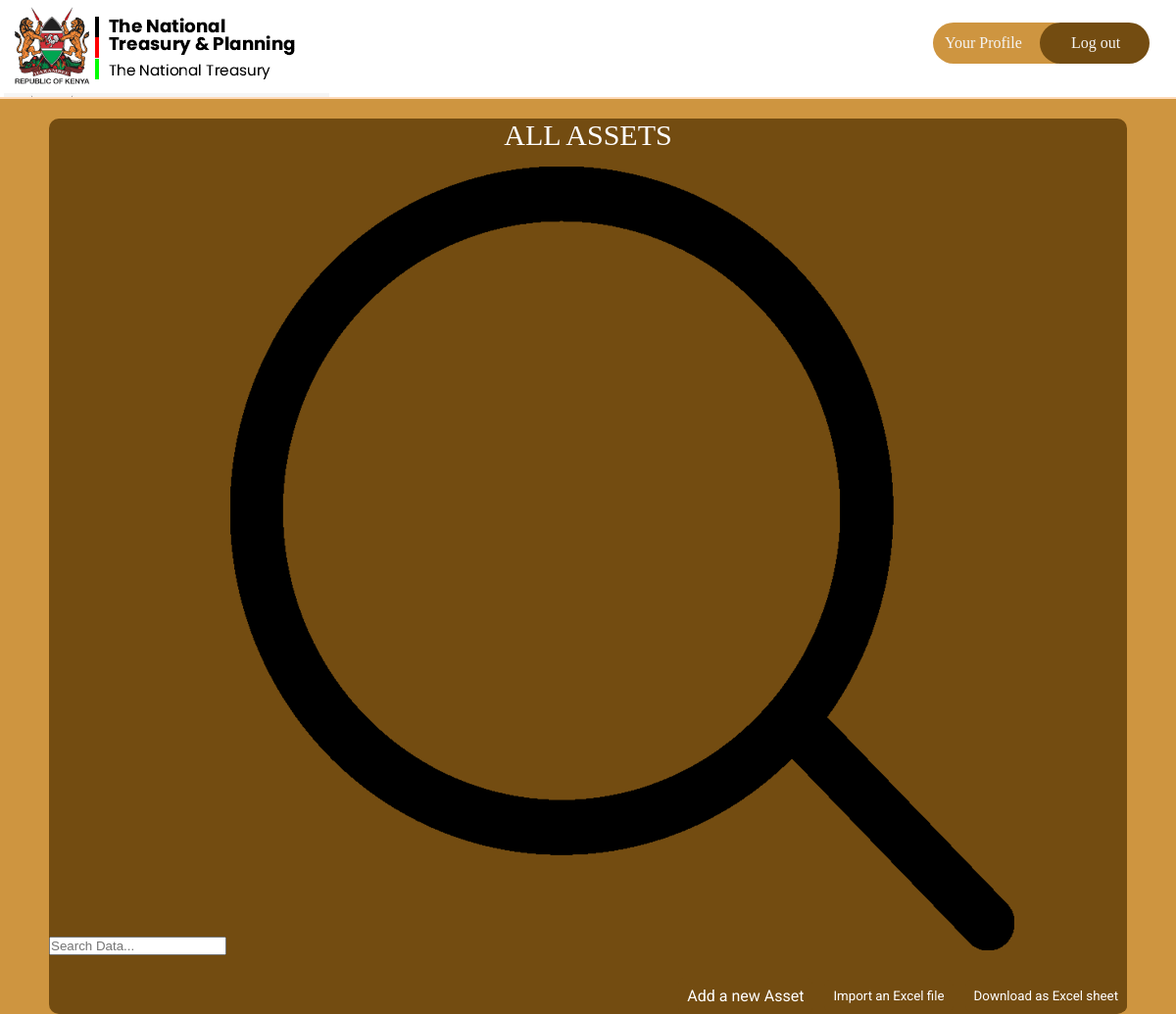
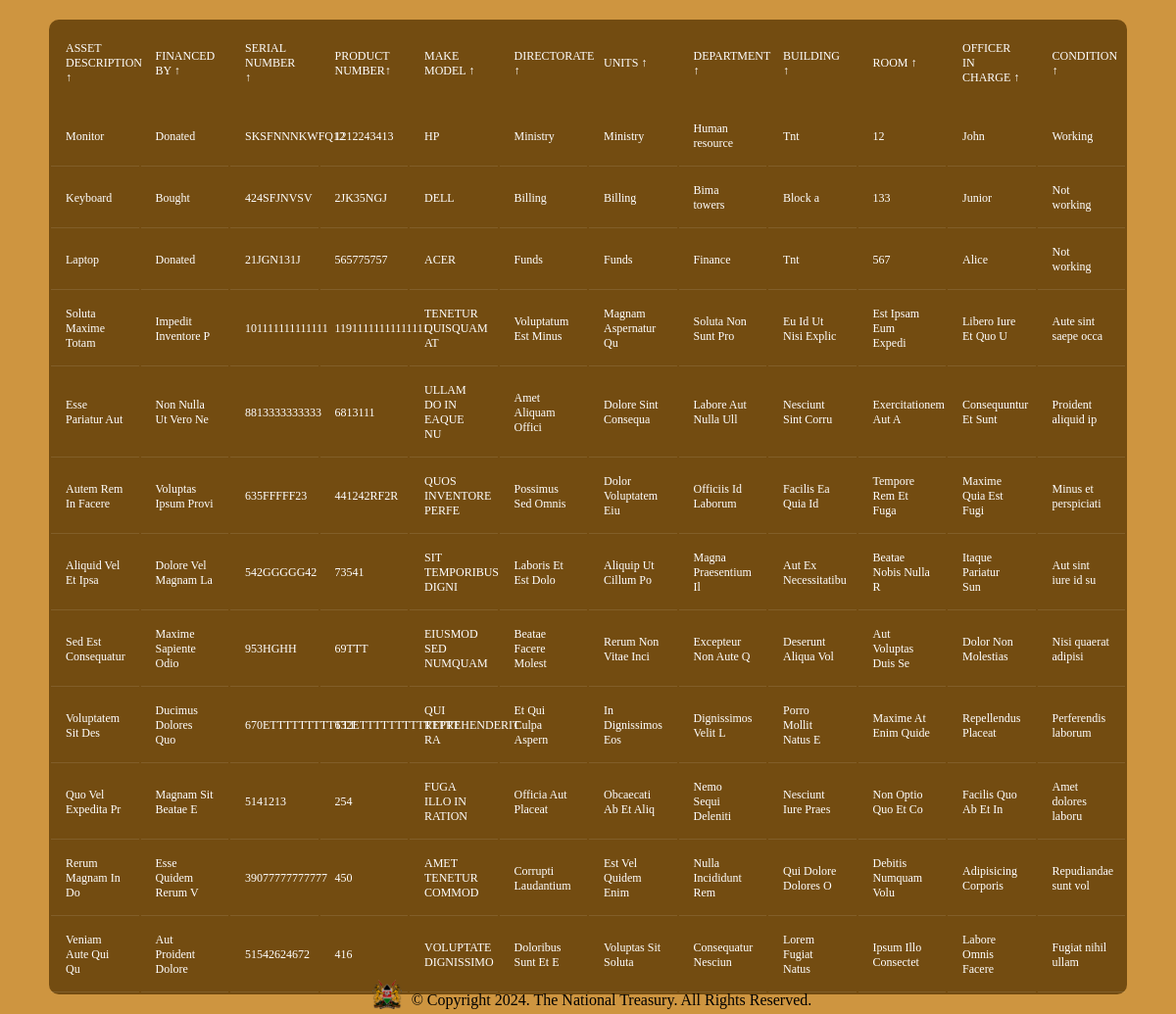
The app's page /assets/ with its own data (2 pictures, top to bottom).
### inventory/models.py (models this page shows, shortened)
class Asset(db.Model):
    idassets = db.Column(db.Integer, primary_key=True)
    asset_description = db.Column(db.Text, nullable=False)
    financed_by = db.Column(db.Text, default="N/A")
    serial_number = db.Column(db.Text, nullable=False, unique=True)
    product_number = db.Column(db.Text, nullable=False)
    make_model = db.Column(db.Text, nullable=False)
    directorate = db.Column(db.Text, nullable=False)
    units = db.Column(db.Text, nullable=False)
    department = db.Column(db.Text, nullable=False)
    building = db.Column(db.Text, nullable=False)
    room = db.Column(db.Integer, nullable=False)
    officer_in_charge = db.Column(db.Text, default="N/A")
    state = db.Column(db.Text, nullable=False)

### inventory/routes.py (the view)
@app.route("/assets/")
def show_assets():
    assets = Asset.query.all()
    return render_template("dashboard.html", assets=assets)

### inventory/templates/dashboard.html (shortened to what this page needs)
{% extends "base.html" %}
{% block head %}
{{ super() }}
<link rel="stylesheet" href="{{ url_for('static', filename='dashboard.css') }}">
{% endblock head %}
{% block navlinks %}
<a href="{{ url_for('profile') }}" style="width: 9em;" class="links signup">Your Profile</a>
<a href="" class="links login">Log out</a>
{% endblock navlinks %}
{% block body %}
<div class="main">
    <main class="table" id="customers_table">
        <section class="table__header">
            <h1>All Assets</h1>
            <div class="input-group">
                <input type="search" placeholder="Search Data...">
		<img src="{{ url_for('static', filename='assets/images/search.png') }}" alt="">
            </div>
	    <div class="table-links">
		<a href="{{ url_for('create_assets') }}" class="add-asset-link">Add a new Asset</a>
		<button id="import-excel-btn" class="import-excel">Import an Excel file</button>
		<button id="toEXCEL" class="export-excel">Download as
			Excel sheet</button>
	    </div>
        </section>
        <section class="table__body">
            <table>
                <thead>
                    <tr>
                        <th> Asset Description <span class="icon-arrow">&UpArrow;</span></th>
                        <th> Financed by <span class="icon-arrow">&UpArrow;</span></th>
                        <th> Serial Number <span class="icon-arrow">&UpArrow;</span></th>
                        <th> Product Number<span class="icon-arrow">&UpArrow;</span></th>
                        <th> Make Model <span class="icon-arrow">&UpArrow;</span></th>
                        <th> Directorate <span class="icon-arrow">&UpArrow;</span></th>
                        <th> Units <span class="icon-arrow">&UpArrow;</span></th>
                        <th> Department <span class="icon-arrow">&UpArrow;</span></th>
                        <th> Building <span class="icon-arrow">&UpArrow;</span></th>
                        <th> Room <span class="icon-arrow">&UpArrow;</span></th>
                        <th> Officer in Charge <span class="icon-arrow">&UpArrow;</span></th>
                        <th> Condition <span class="icon-arrow">&UpArrow;</span></th>
                    </tr>
                </thead>
                <tbody>
					{% for asset in assets %}
					<tr>
						<td>{{ asset.asset_description }}</td>
						<td>{{ asset.financed_by }}</td>
						<td>{{ asset.serial_number }}</td>
						<td>{{ asset.product_number }}</td>
						<td>{{ asset.make_model }}</td>
						<td>{{ asset.directorate }}</td>
						<td>{{ asset.units }}</td>
						<td>{{ asset.department }}</td>
						<td>{{ asset.building }}</td>
						<td>{{ asset.room }}</td>
						<td>{{ asset.officer_in_charge }}</td>
						<td>{{ asset.state }}</td>
					</tr>
						{% endfor %}
                </tbody>
            </table>
        </section>
    </main>
	{% endblock body %}

### inventory/templates/base.html (shortened to what this page needs)
<!DOCTYPE html>
<html lang="en">
<head>
	{% block head %}
	<link rel="stylesheet" href="https://cdnjs.cloudflare.com/ajax/libs/font-awesome/6.5.1/css/all.min.css"
 />
		<link rel="stylesheet" href="{{ url_for('static',filename='style.css') }}">
	{% endblock head %}
</head>
<body>
	<div class="nav">
		<div class="logo">
			<a href="{{ url_for('index') }}"><img
					src=" {{ url_for('static', filename='assets/images/TNT logo.png')  }} "
					alt="treasury logo"></img></a>
		</div>
		<div class="links">
			{% block navlinks %}
			{% endblock navlinks %}
		</div>
	</div>
	{% block body %}
	{% endblock body %}
	<div class="footer">
		<img src="{{ url_for('static', filename='assets/images/tntfooterlogo.png') }}" alt="footer logo"
			width="30" height="30">
		<p>© Copyright <span class="copyright-year"></span>. The National Treasury. All Rights Reserved.</p>
	</div>
</body>
</html>

### inventory/static/style.css (style rules this page uses)
* { margin: 0; padding: 0; box-sizing: border-box; color-scheme: light; @import url('https://fonts.googleapis.com/css2?family=PT+Mono&display=swap'); }
body { display: flex; flex-direction: column; height: 100%; background-color: #ce9540; }
.nav { display: flex; justify-content: space-between; align-items: center; border-bottom: 2px solid peachpuff; padding-left: 4px; padding-top: 5px; padding-right: 15px; background-color: white; position: sticky; top: 0; }
.links { padding: 12px; display: flex; align-items: center; gap: 32px; border-radius: 34px; margin-bottom: 8px; }
.links>a { text-decoration: none; color: whitesmoke; width: 7em; }
.signup { background-color: #CE9540; }
.login { background-color: #734C11; margin-left: -67px; padding-left: 32px; }
.footer { display: flex; align-items: center; gap: 10px; margin-left: 8px; }
.main { display: flex; flex-direction: column; align-items: center; }
.footer { margin-top: 12px; padding-top: 18px; display: flex; align-items: end; justify-content: center; }

### inventory/static/dashboard.css (style rules this page uses)
section { background-color: #734c11; border-radius: 10px; }
body { display: flex; flex-direction: column; height: 100%; background-color: #ce9540; }
.logo { background: url('assets/images/TNT\ logo.png'); background-color: whitesmoke; background-blend-mode: multiply; }
.table-links { width: 100%; display: flex; gap: 12px; align-items: center; justify-content: flex-end; margin-top: 23px; margin-right: 96px; }
.table-links>* { padding: 9px; background-color: #734c11; color: #fff; font-family: 'Roboto', sans-serif; border-radius: 6px; appearance: none; border: none }
.add-asset-link { text-decoration: none; }
h1 { font-size: 30px; color: #fff; text-transform: uppercase; font-weight: 300; text-align: center; margin-bottom: 15px; }
.footer { position: fixed; bottom: 5px; }
table { width: 100%; table-layout: fixed; }
th { padding: 20px 15px; text-align: left; font-weight: 500; font-size: 12px; color: #fff; text-transform: uppercase; }
td { padding: 15px; text-align: left; vertical-align: middle; font-weight: 300; font-size: 12px; color: #fff; border-bottom: solid 1px rgba(255, 255, 255, 0.1); }
section { margin: 20px 50px; }

### records on screen
Asset: asset_description "Monitor", financed_by "Donated", serial_number "SKSFNNNKWFQ12", product_number "1212243413", make_model "HP", directorate "Ministry", units "Ministry", department "Human resource", building "Tnt", room "12", officer_in_charge "John", state "Working"
Asset: asset_description "Keyboard", financed_by "Bought", serial_number "424SFJNVSV", product_number "2JK35NGJ", make_model "DELL", directorate "Billing", units "Billing", department "Bima towers", building "Block a", room "133", officer_in_charge "Junior", state "Not working"
Asset: asset_description "Laptop", financed_by "Donated", serial_number "21JGN131J", product_number "565775757", make_model "ACER", directorate "Funds", units "Funds", department "Finance", building "Tnt", room "567", officer_in_charge "Alice", state "Not working"
Asset: asset_description "Soluta Maxime Totam", financed_by "Impedit Inventore P", serial_number "101111111111111", product_number "11911111111111111", make_model "TENETUR QUISQUAM AT", directorate "Voluptatum Est Minus", units "Magnam Aspernatur Qu", department "Soluta Non Sunt Pro", building "Eu Id Ut Nisi Explic", room "Est Ipsam Eum Expedi", officer_in_charge "Libero Iure Et Quo U", state "Aute sint saepe occa"
Asset: asset_description "Esse Pariatur Aut", financed_by "Non Nulla Ut Vero Ne", serial_number "8813333333333", product_number "6813111", make_model "ULLAM DO IN EAQUE NU", directorate "Amet Aliquam Offici", units "Dolore Sint Consequa", department "Labore Aut Nulla Ull", building "Nesciunt Sint Corru", room "Exercitationem Aut A", officer_in_charge "Consequuntur Et Sunt", state "Proident aliquid ip"
Asset: asset_description "Autem Rem In Facere", financed_by "Voluptas Ipsum Provi", serial_number "635FFFFF23", product_number "441242RF2R", make_model "QUOS INVENTORE PERFE", directorate "Possimus Sed Omnis", units "Dolor Voluptatem Eiu", department "Officiis Id Laborum", building "Facilis Ea Quia Id", room "Tempore Rem Et Fuga", officer_in_charge "Maxime Quia Est Fugi", state "Minus et perspiciati"
Asset: asset_description "Aliquid Vel Et Ipsa", financed_by "Dolore Vel Magnam La", serial_number "542GGGGG42", product_number "73541", make_model "SIT TEMPORIBUS DIGNI", directorate "Laboris Et Est Dolo", units "Aliquip Ut Cillum Po", department "Magna Praesentium Il", building "Aut Ex Necessitatibu", room "Beatae Nobis Nulla R", officer_in_charge "Itaque Pariatur Sun", state "Aut sint iure id su"
Asset: asset_description "Sed Est Consequatur", financed_by "Maxime Sapiente Odio", serial_number "953HGHH", product_number "69TTT", make_model "EIUSMOD SED NUMQUAM", directorate "Beatae Facere Molest", units "Rerum Non Vitae Inci", department "Excepteur Non Aute Q", building "Deserunt Aliqua Vol", room "Aut Voluptas Duis Se", officer_in_charge "Dolor Non Molestias", state "Nisi quaerat adipisi"
Asset: asset_description "Voluptatem Sit Des", financed_by "Ducimus Dolores Quo", serial_number "670ETTTTTTTTTTTT", product_number "632ETTTTTTTTTTTTTT", make_model "QUI REPREHENDERIT RA", directorate "Et Qui Culpa Aspern", units "In Dignissimos Eos", department "Dignissimos Velit L", building "Porro Mollit Natus E", room "Maxime At Enim Quide", officer_in_charge "Repellendus Placeat", state "Perferendis laborum"
Asset: asset_description "Quo Vel Expedita Pr", financed_by "Magnam Sit Beatae E", serial_number "5141213", product_number "254", make_model "FUGA ILLO IN RATION", directorate "Officia Aut Placeat", units "Obcaecati Ab Et Aliq", department "Nemo Sequi Deleniti", building "Nesciunt Iure Praes", room "Non Optio Quo Et Co", officer_in_charge "Facilis Quo Ab Et In", state "Amet dolores laboru"
Asset: asset_description "Rerum Magnam In Do", financed_by "Esse Quidem Rerum V", serial_number "39077777777777", product_number "450", make_model "AMET TENETUR COMMOD", directorate "Corrupti Laudantium", units "Est Vel Quidem Enim", department "Nulla Incididunt Rem", building "Qui Dolore Dolores O", room "Debitis Numquam Volu", officer_in_charge "Adipisicing Corporis", state "Repudiandae sunt vol"
Asset: asset_description "Veniam Aute Qui Qu", financed_by "Aut Proident Dolore", serial_number "51542624672", product_number "416", make_model "VOLUPTATE DIGNISSIMO", directorate "Doloribus Sunt Et E", units "Voluptas Sit Soluta", department "Consequatur Nesciun", building "Lorem Fugiat Natus", room "Ipsum Illo Consectet", officer_in_charge "Labore Omnis Facere", state "Fugiat nihil ullam"
